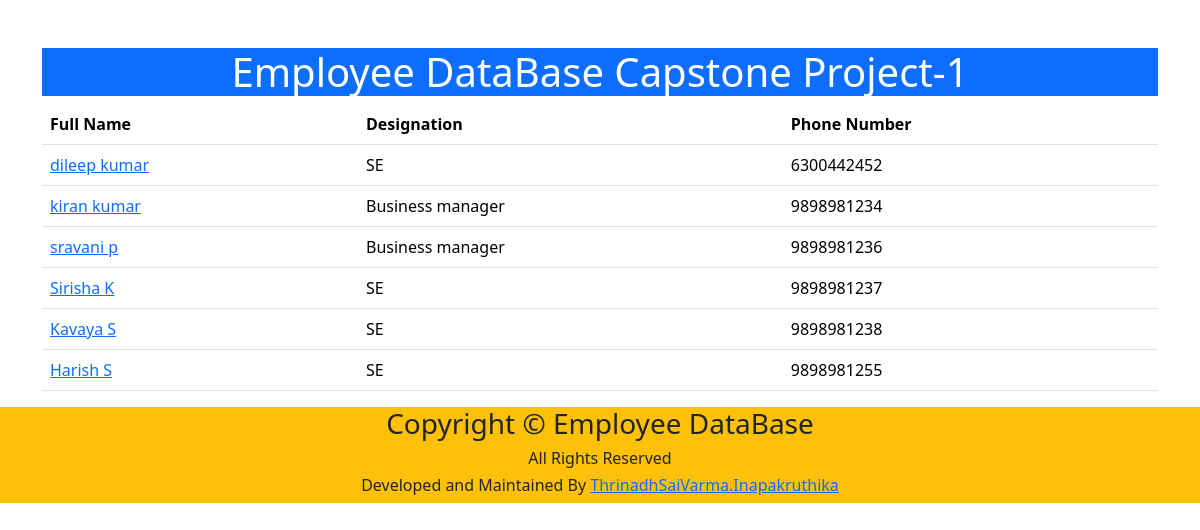
/employee/, run on an earlier commit of the app's database.
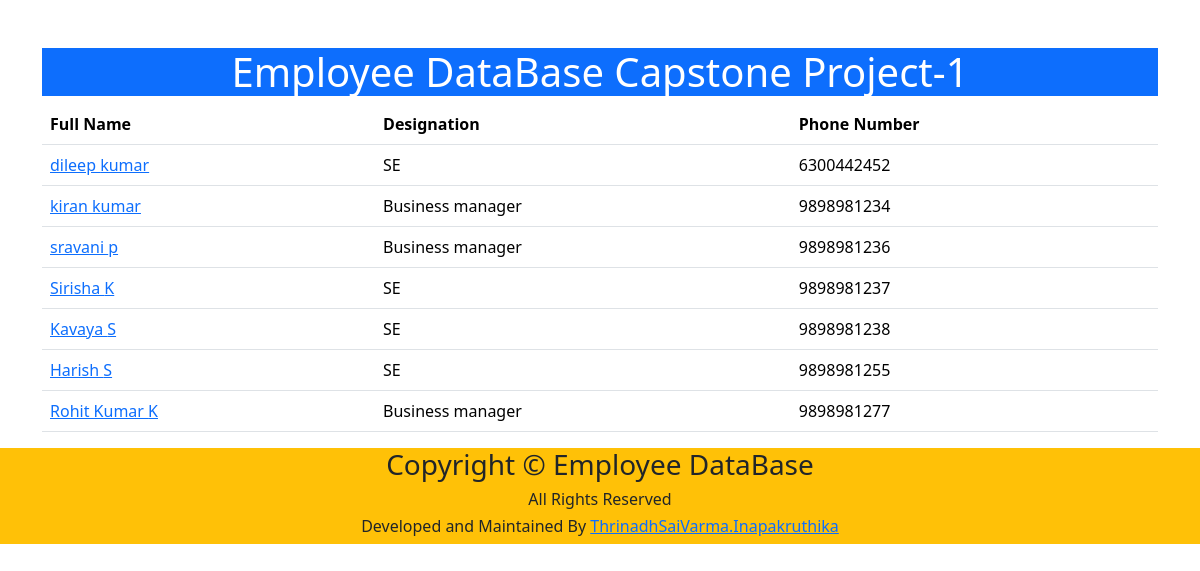
And on a later commit of the database.
### salary/models.py (models this page shows)
class Employee(models.Model):
    first_name=models.CharField(max_length=100)
    last_name=models.CharField(max_length=100)
    photo=models.ImageField(upload_to='images')
    designation=models.CharField(max_length=100)
    email_address=models.EmailField(max_length=100)
    phone_number=models.CharField(max_length=10)

### Employee/views.py (the view)
# urls.py: 2. Add a URL to urlpatterns:  path('', views.home, name='home')
def home(request):
    employees=Employee.objects.all()
    context={
        'employees':employees,
    }
    return render(request,'home.html',context)

### templates/home.html (shortened to what this page needs)
<!DOCTYPE html>
<html lang="en">
<head>
    <link href="https://cdn.jsdelivr.net/npm/bootstrap@5.3.3/dist/css/bootstrap.min.css" rel="stylesheet">
</head>
<body>
    <div class="container mt-5">
        <h1 class="text-center text-white bg-primary">Employee DataBase Capstone Project-1</h1>
        <table class="table table-hover">
            <thead>
                <tr>
                    <th>Full Name</th>
                    <th>Designation</th>
                    <th>Phone Number</th>
                </tr>
            </thead>
            <tbody>
                {% for x in employees %}
                <tr>
                <td><a href="{% url 'employee_detail' x.id %}">{{x.first_name}} {{x.last_name}}</td>
                <td>{{x.designation}}</td>
                <td>{{x.phone_number}}</td>
                {% endfor %}
            </tr>
            </tbody>
        </table>
    </div>
    <footer class="text-center bg-warning">
        <div>
            <div class="row">
                <div class="col">
                     <h3>Copyright &copy; Employee DataBase</h3>
                     <h6>All Rights Reserved</h6>
                     <h6>Developed and Maintained By <a href="#">ThrinadhSaiVarma.Inapakruthika</a></h6>
                </div>
            </div>
        </div>
    </footer>
</body>
</html>

What changed in the data, as far as the page shows it:
added Employee: first_name "Rohit Kumar", last_name "K", designation "Business manager", phone_number "9898981277"
